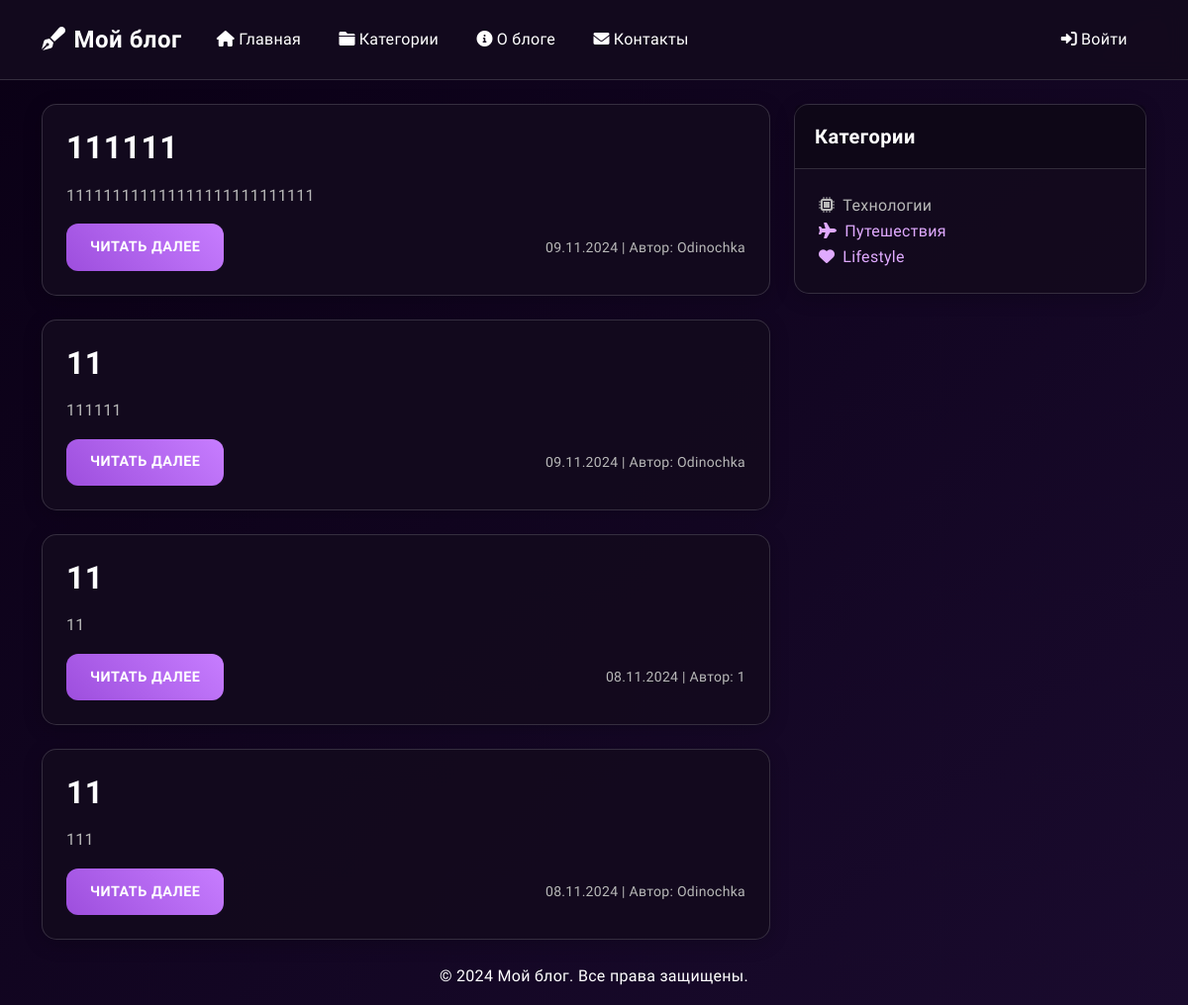
The page / on the database its author committed.
### blog/models.py (models this page shows, shortened)
class Post(models.Model):
    title = models.CharField(max_length=200, verbose_name="Заголовок")
    content = RichTextField(verbose_name="Содержание")
    author = models.ForeignKey(User, on_delete=models.CASCADE, related_name='posts')
    category = models.ForeignKey(Category, on_delete=models.SET_NULL, null=True, related_name='posts')
    created_at = models.DateTimeField(auto_now_add=True)
    updated_at = models.DateTimeField(auto_now=True)
    is_published = models.BooleanField(default=False)
    thumbnail = models.ImageField(upload_to='post_thumbnails/', null=True, blank=True, verbose_name="Обложка поста")
    attachments = models.ManyToManyField('PostAttachment', blank=True, related_name='posts')
    views_count = models.PositiveIntegerField(default=0)
    is_locked = models.BooleanField(default=False, verbose_name="Заблокирован")
    class Meta:
        ordering = ['-created_at']
        verbose_name = "Пост"
        verbose_name_plural = "Посты"

class Category(models.Model):
    name = models.CharField(max_length=100, verbose_name="Название")
    slug = models.SlugField(unique=True, blank=True)
    description = models.TextField(verbose_name="Описание")
    icon = models.CharField(max_length=50, default="fa-folder")
    class Meta:
        verbose_name = "Категория"
        verbose_name_plural = "Категории"

### blog/views.py (the view)
# urls.py: path('', views.home, name='home'),  # Корневой URL
def home(request):
    posts = Post.objects.filter(is_published=True).order_by('-created_at')
    categories = Category.objects.all()
    context = {
        'posts': posts,
        'categories': categories,
    }
    return render(request, 'blog/home.html', context)

### blog/templates/blog/home.html (shortened to what this page needs)
{% extends 'base.html' %}
{% block content %}
<div class="container mt-4">
    <div class="row">
        <div class="col-lg-8">
            {% if posts %}
                {% for post in posts %}
                <div class="card mb-4">
                    <div class="card-body">
                        <h2 class="card-title">{{ post.title }}</h2>
                        <p class="card-text">{{ post.content|safe|truncatewords:50 }}</p>
                        <div class="d-flex justify-content-between align-items-center">
                            <a href="{% url 'blog:post_detail' post.pk %}" class="btn btn-primary">Читать далее</a>
                            <small class="text-muted">
                                {{ post.created_at|date:"d.m.Y" }} |
                                Автор: {{ post.author.username }}
                            </small>
                        </div>
                    </div>
                </div>
                {% endfor %}
            {% else %}
                <div class="alert alert-info">
                    Пока нет опубликованных постов.
                </div>
            {% endif %}
        </div>
        <div class="col-lg-4">
            <div class="card mb-4">
                <div class="card-header">
                    <h5 class="mb-0">Категории</h5>
                </div>
                <div class="card-body">
                    <ul class="list-unstyled mb-0">
                        {% for category in categories %}
                        <li>
                            {% if category.slug %}
                            <a href="{% url 'blog:category_detail' category.slug %}" class="text-decoration-none">
                                <i class="fas {{ category.icon }} me-2"></i>{{ category.name }}
                            </a>
                            {% else %}
                            <span class="text-muted">
                                <i class="fas {{ category.icon }} me-2"></i>{{ category.name }}
                            </span>
                            {% endif %}
                        </li>
                        {% endfor %}
                    </ul>
                </div>
            </div>
        </div>
    </div>
</div>
{% endblock %}

### static/css/style.css (style rules this page uses)
:root { --primary-color: #9D4EDD; --secondary-color: #7B2CBF; --accent-color: #C77DFF; --background-color: #0A0015; --card-bg: rgba(20, 10, 30, 0.95); --text-color: #FFFFFF; --text-muted: #B8B8B8; --link-color: #E0AAFF; --hover-color: #F3D1FF; --border-color: rgba(255, 255, 255, 0.15); --input-bg: rgba(30, 15, 45, 0.95); }
body { font-family: 'Quicksand', sans-serif; background: linear-gradient(135deg, var(--background-color), #1A0B2E); color: var(--text-color); min-height: 100vh; line-height: 1.6; letter-spacing: 0.3px; }
.card { background: var(--card-bg); border: 1px solid var(--border-color); border-radius: 15px; box-shadow: 0 4px 20px rgba(0, 0, 0, 0.2); transition: all 0.3s cubic-bezier(0.4, 0, 0.2, 1); }
.card-header { background: rgba(0, 0, 0, 0.2); border-bottom: 1px solid var(--border-color); padding: 1.25rem; }
.card-body { padding: 1.5rem; }
.card-title { color: var(--text-color); font-weight: 600; margin-bottom: 1rem; letter-spacing: 0.5px; }
.card-text { color: var(--text-muted); }
.btn { padding: 0.8rem 1.5rem; border-radius: 12px; font-weight: 600; letter-spacing: 0.5px; transition: all 0.3s cubic-bezier(0.4, 0, 0.2, 1); text-transform: uppercase; font-size: 0.9rem; position: relative; overflow: hidden; z-index: 1; }
.btn::before { content: ''; position: absolute; top: 0; left: 0; width: 100%; height: 100%; background: linear-gradient(45deg, var(--primary-color), var(--accent-color)); opacity: 0; z-index: -1; transition: opacity 0.3s ease; }
.btn-primary { background: linear-gradient(45deg, var(--primary-color), var(--accent-color)); border: none; color: white !important; }
h1, h2, h3, h4, h5, h6 { color: var(--text-color); font-weight: 600; letter-spacing: 0.5px; }
.text-muted { color: var(--text-muted) !important; }
a { color: var(--link-color); text-decoration: none; transition: all 0.3s ease; }
.form-control, .btn { transition: all 0.3s cubic-bezier(0.4, 0, 0.2, 1); }
.card { transition: all 0.3s cubic-bezier(0.4, 0, 0.2, 1); }
.btn { position: relative; overflow: hidden; z-index: 1; }

### rows shown on the page
Post: title "111111", content "111111111111111111111111111", created_at "09.11.2024", author.username "Odinochka"
Post: title "11", content "111111", created_at "09.11.2024", author.username "Odinochka"
Post: title "11", content "11", created_at "08.11.2024", author.username "1"
Post: title "11", content "111", created_at "08.11.2024", author.username "Odinochka"
Category: name "Технологии"
Category: name "Путешествия"
Category: name "Lifestyle"
